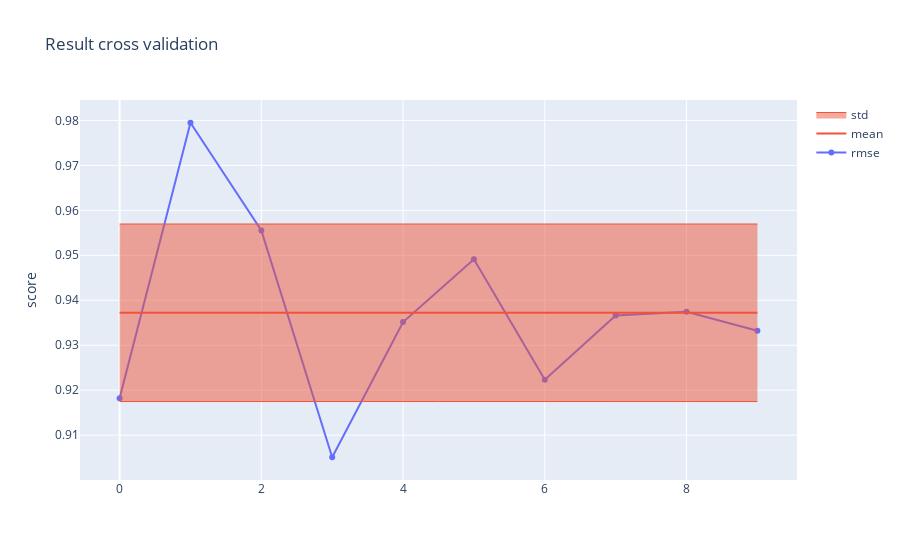

The notebook cell this image was saved under:
### Code cell
# run model with best params
config["model"]["model_params"] = best_params
exp.run(config=config, use_cache=True)

### Figure 1 — Plotly figure (JSON) as saved in the notebook; plotly's stock layout.template omitted (floating-point values rounded to 4 significant figures)
{"data": [{"name": "rmse", "type": "scatter", "y": [0.9182, 0.9795, 0.9555, 0.9051, 0.9352, 0.9491, 0.9223, 0.9366, 0.9375, 0.9332]}, {"marker": {"color": "#EF553B"}, "mode": "lines", "name": "mean", "type": "scatter", "y": [0.9372, 0.9372, 0.9372, 0.9372, 0.9372, 0.9372, 0.9372, 0.9372, 0.9372, 0.9372]}, {"line": {"width": 1}, "marker": {"color": "#EF553B"}, "mode": "lines", "showlegend": false, "type": "scatter", "y": [0.957, 0.957, 0.957, 0.957, 0.957, 0.957, 0.957, 0.957, 0.957, 0.957]}, {"fill": "tonexty", "line": {"width": 1}, "marker": {"color": "#EF553B"}, "mode": "lines", "name": "std", "type": "scatter", "y": [0.9175, 0.9175, 0.9175, 0.9175, 0.9175, 0.9175, 0.9175, 0.9175, 0.9175, 0.9175]}], "layout": {"title": {"text": "Result cross validation"}, "yaxis": {"title": {"text": "score"}}}}
